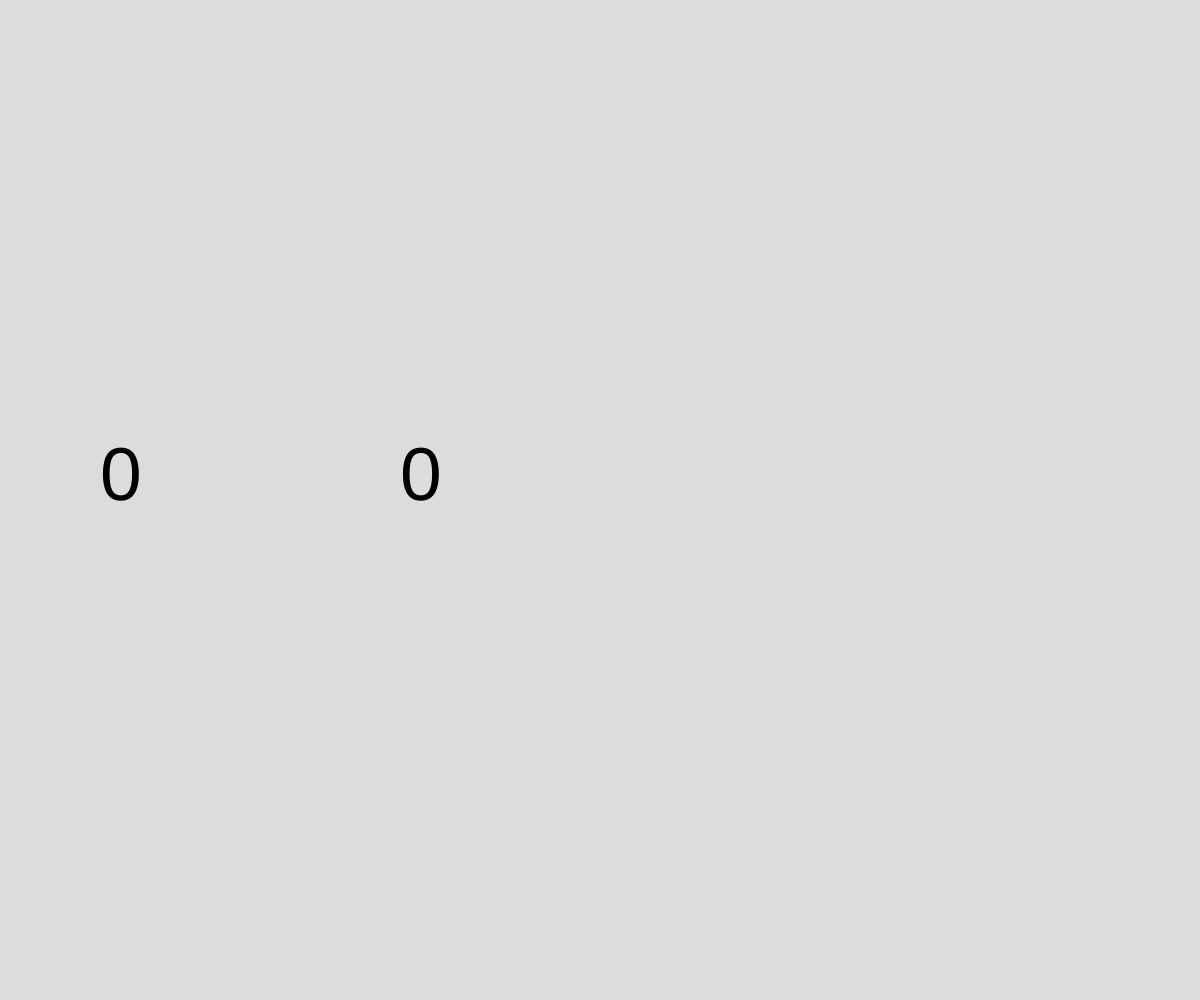
Frame 1 (no input)
Frame 60 (no input): identical to frame 1, image omitted
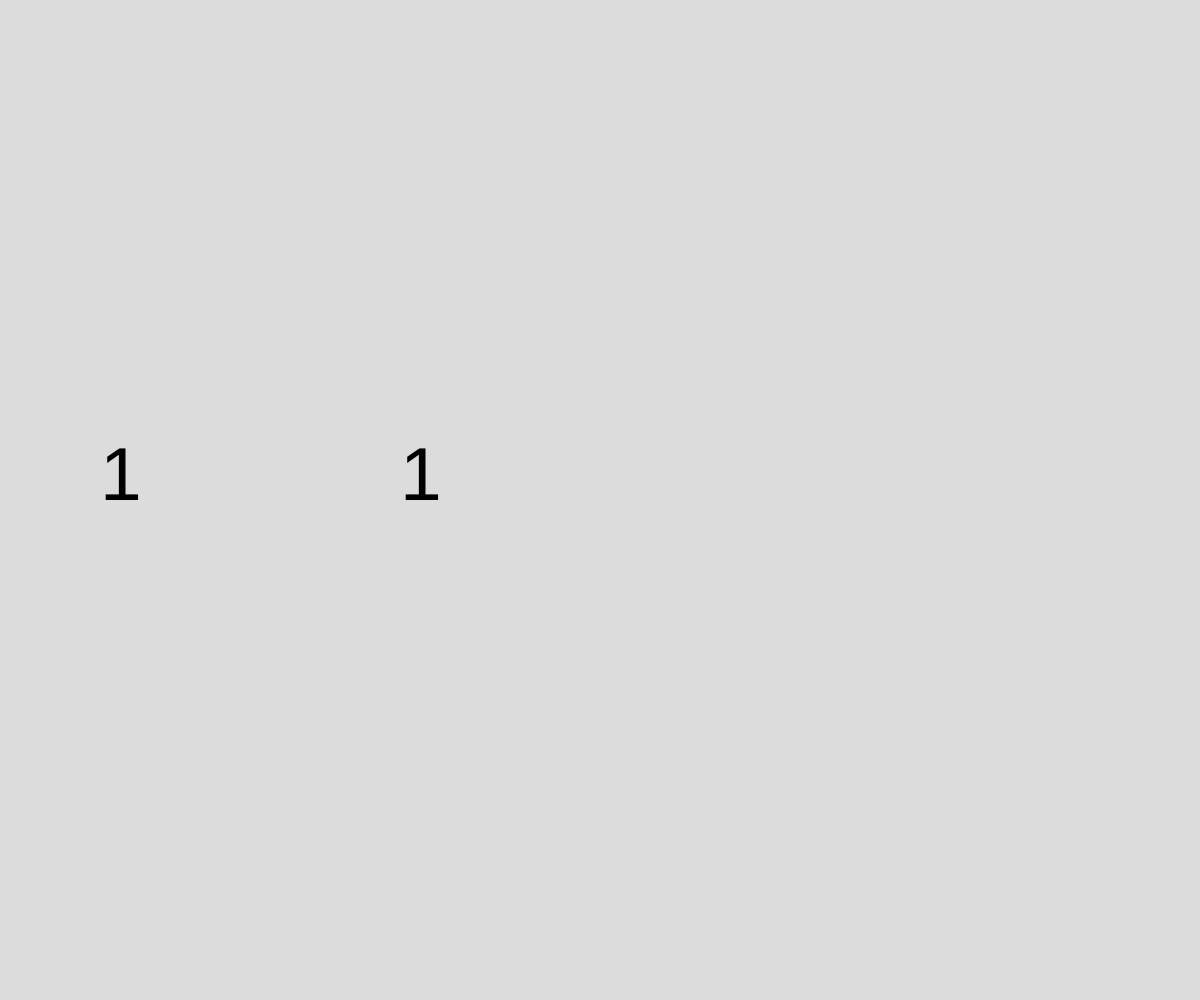
Frame 120 (the mouse pressed at the canvas centre since frame 60)

The p5.js sketch that drew these frames (run headless with seeded random() and noise() and a simulated clock; from frame 60 on, the mouse is pressed at the canvas centre):

// p5.js sketch
// ── sketch.js
// Project Title
// Your Name
// Date
//
// Extra for Experts:
// - describe what you did to take this project "above and beyond"
let highestClick = 0
let numberOfClicks = 0
function setup() {
  createCanvas(windowWidth, windowHeight);
  if (getItem("highest")){
    highestClick = getItem("highest")
  }
}

function draw() {
  background(220);
  displayClicks()
  displayHighest()
}


function mousePressed(){
  numberOfClicks++
  if (numberOfClicks >highestClick){
    highestClick = numberOfClicks
    storeItem("highest",highestClick)
  }
}

function displayClicks(){
  fill("black")
  textSize(75)
  text(numberOfClicks,100,height/2)
}

function displayHighest(){
  fill("black")
  textSize(75)
  text(highestClick,400,height/2)
}
